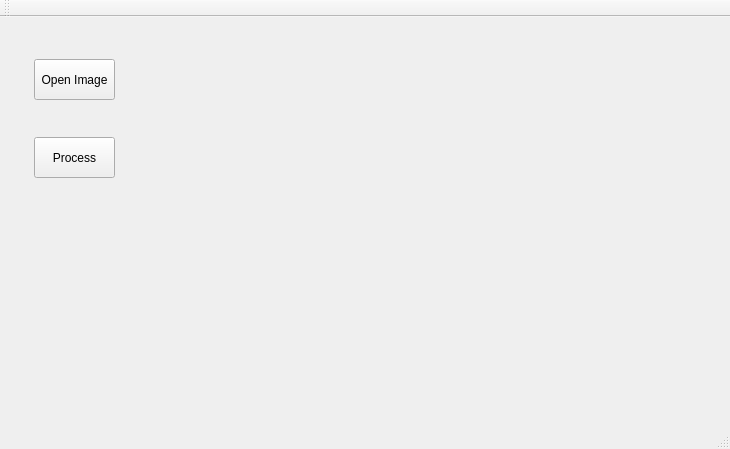
<?xml version="1.0" encoding="UTF-8"?>
<ui version="4.0">
 <class>MainWindow</class>
 <widget class="QMainWindow" name="MainWindow">
  <property name="geometry">
   <rect>
    <x>0</x>
    <y>0</y>
    <width>730</width>
    <height>449</height>
   </rect>
  </property>
  <property name="windowTitle">
   <string>MainWindow</string>
  </property>
  <widget class="QWidget" name="centralWidget">
   <widget class="QPushButton" name="OpenImageButton">
    <property name="geometry">
     <rect>
      <x>34</x>
      <y>42</y>
      <width>81</width>
      <height>41</height>
     </rect>
    </property>
    <property name="text">
     <string>Open Image</string>
    </property>
   </widget>
   <widget class="QPushButton" name="ProcessButton">
    <property name="geometry">
     <rect>
      <x>34</x>
      <y>120</y>
      <width>81</width>
      <height>41</height>
     </rect>
    </property>
    <property name="text">
     <string>Process</string>
    </property>
   </widget>
   <widget class="QLabel" name="DisplayLabel">
    <property name="geometry">
     <rect>
      <x>190</x>
      <y>20</y>
      <width>491</width>
      <height>291</height>
     </rect>
    </property>
    <property name="text">
     <string/>
    </property>
   </widget>
  </widget>
  <widget class="QMenuBar" name="menuBar">
   <property name="geometry">
    <rect>
     <x>0</x>
     <y>0</y>
     <width>730</width>
     <height>23</height>
    </rect>
   </property>
  </widget>
  <widget class="QToolBar" name="mainToolBar">
   <attribute name="toolBarArea">
    <enum>TopToolBarArea</enum>
   </attribute>
   <attribute name="toolBarBreak">
    <bool>false</bool>
   </attribute>
  </widget>
  <widget class="QStatusBar" name="statusBar"/>
 </widget>
 <layoutdefault spacing="6" margin="11"/>
 <resources/>
 <connections/>
</ui>
